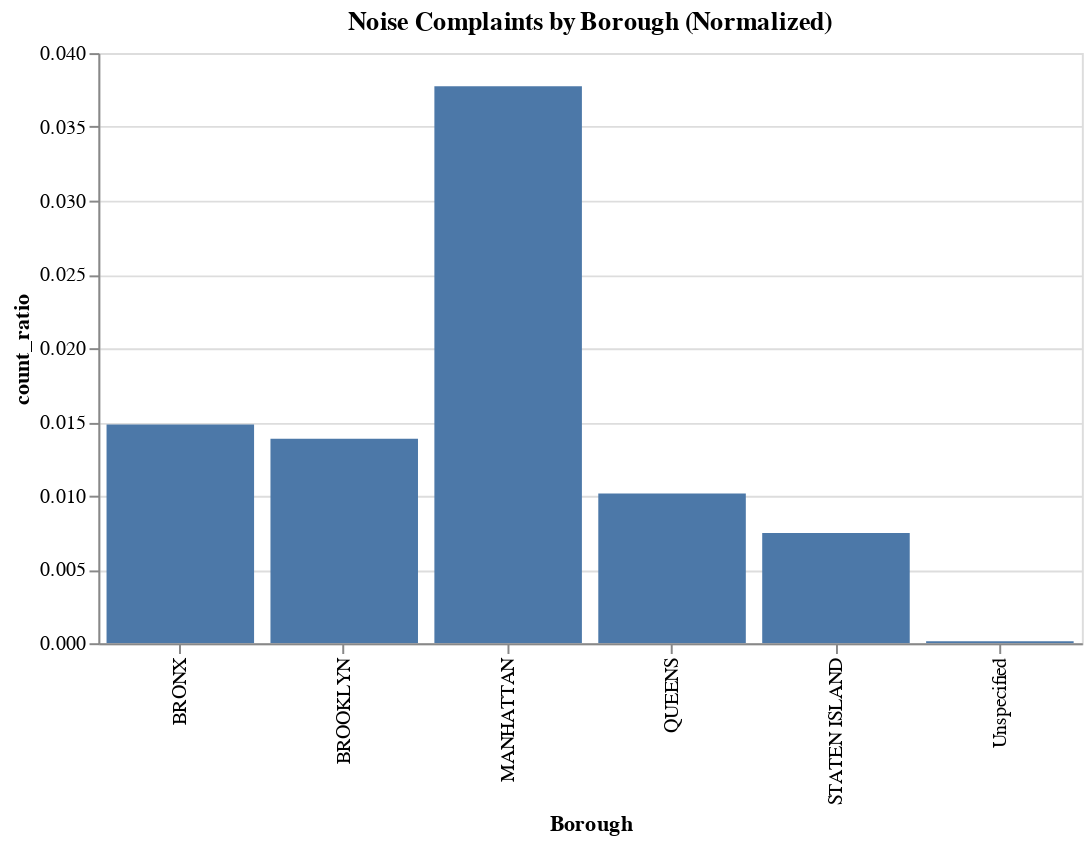

This figure's notebook cell:
### Code cell
pl_noise_complaint_fraction.plot.bar(x="Borough", y="count_ratio").properties(width=500, title="Noise Complaints by Borough (Normalized)")

### Figure 1 — Vega-Lite specification as saved in the notebook (floating-point values rounded to 4 significant figures)
{"config": {"view": {"continuousWidth": 300, "continuousHeight": 300}}, "data": {"name": "data-911c1b2aee796a4305efdd2eec32fdd5"}, "mark": {"type": "bar", "tooltip": true}, "encoding": {"x": {"field": "Borough", "type": "nominal"}, "y": {"field": "count_ratio", "type": "quantitative"}}, "params": [{"name": "param_3", "select": {"type": "interval", "encodings": ["x", "y"]}, "bind": "scales"}], "title": "Noise Complaints by Borough (Normalized)", "width": 500, "$schema": "https://vega.github.io/schema/vega-lite/v5.20.1.json", "datasets": {"data-911c1b2aee796a4305efdd2eec32fdd5": [{"Borough": "BRONX", "count_ratio": 0.01483}, {"Borough": "BROOKLYN", "count_ratio": 0.01386}, {"Borough": "MANHATTAN", "count_ratio": 0.03776}, {"Borough": "QUEENS", "count_ratio": 0.01014}, {"Borough": "STATEN ISLAND", "count_ratio": 0.007474}, {"Borough": "Unspecified", "count_ratio": 0.0001407}]}}
